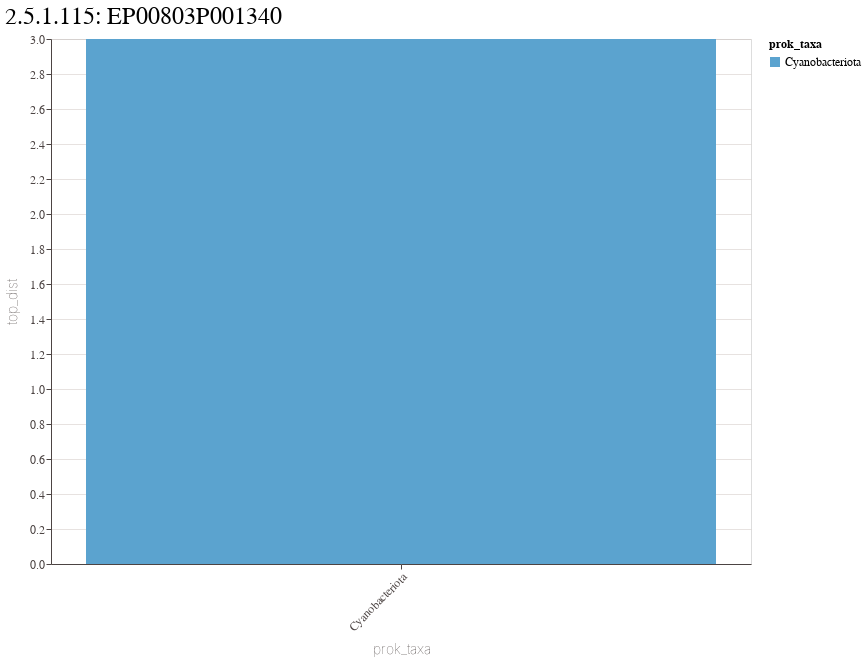
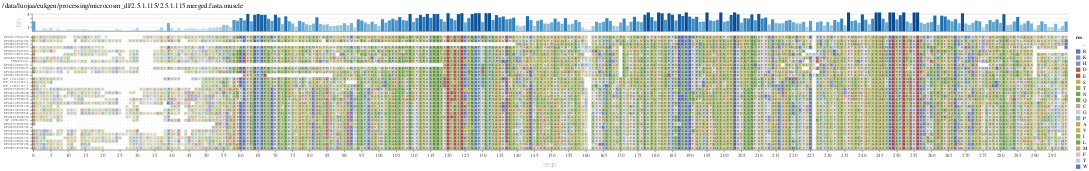

Notebook cell for these charts, in order:
### Code cell
microcosm_path = '/data/luojaa/eukgen/processing/microcosm_dl/'
system = next(systems)
#system = "EP01041P032404"
print(system)


# data = tree_data_mapped.loc[[system]].sort_values(by=['Score', 'c-ELW'], ascending=False)
# kogs, functions = data.Target, data.Description
# print(dict(zip(kogs, functions)))
data = tree_data_dl_mapped.loc[[system]].sort_values(by=['c-ELW'], ascending=False)
print(data.description.unique())
print(data.KOGS.unique())
    
clades = data.euk_clade_rep.unique()
print(f'System {system} has Eukaryotic clades {clades}')

clade = clades[0]

plot_data = data[data.euk_clade_rep == clade]

dist_bar = alt.Chart(data, title=f'{system}: {clade}').mark_bar().encode(
    x = alt.X('prok_taxa', sort=None, axis=alt.Axis(labelAngle=-45)),
    y = alt.Y('top_dist'),
    color = alt.Color('prok_taxa:O'),
    tooltip = alt.Tooltip(['top_dist', 'prok_clade_weight', 'prok_clade_size', 'prok_clade_rep', 'prok_leaf_clade'])
)

print(f'{microcosm_path}{system}/{system}.merged.fasta.muscle.treefile.annot')
tree = Tree(f'{microcosm_path}{system}/{system}.merged.fasta.muscle.treefile.annot')
annot_tree, tree_img = color_tree(tree, view_in_notebook=True)


from core_functions.altair_plots import plot_alignment
aln_file = f'{microcosm_path}{system}/{system}.merged.fasta.muscle'

#leaf_names = [leaf.name for leaf in trees[system].get_leaves()]
leaf_names = [leaf.name for leaf in tree.get_leaves()]

plot, aln_data = plot_alignment(aln_file, seqlimit=100, plot_range=(0,300), label_order=leaf_names)

\
print(f'Tree has {len(leaf_names)} leaves')
display(dist_bar)
display(data.drop(["euk_clade_size","euk_clade_weight","euk_leaf_clade","prok_clade_size","prok_clade_weight","prok_leaf_clade"], axis=1))#.iloc[:,[0,4,8,11,13,16,17,18,19,20,21,22,23,24,25,26,27,28,29,30,31]])
#display(pd.DataFrame(CDD_annot.loc[system]))
display(plot)
display(tree_img)

### Figure 1 — Vega-Lite specification as saved in the notebook (floating-point values rounded to 4 significant figures)
{"config": {"view": {"width": 700, "height": 525}, "title": {"fontSize": 24, "font": "Nunito", "fontWeight": 400, "anchor": "start", "color": "#000000"}, "axisX": {"domain": true, "domainColor": "#4c4443", "domainWidth": 1, "grid": true, "gridColor": "#cec5c1", "gridWidth": 0.5, "labelFont": "NanumGothic", "labelFontSize": 12, "labelColor": "#4c4443", "labelAngle": 0, "labelFlush": false, "tickColor": "#4c4443", "tickSize": 5, "titleFont": "NanumGothic", "titleFontWeight": 100, "titleColor": "#4c4443", "titleFontSize": 14, "titlePadding": 10}, "axisY": {"domain": true, "domainColor": "#4c4443", "domainWidth": 1, "grid": true, "gridColor": "#cec5c1", "gridWidth": 0.5, "labelFont": "NanumGothic", "labelFontSize": 12, "labelColor": "#4c4443", "labelAngle": 0, "tickColor": "#4c4443", "tickSize": 5, "titleFont": "NanumGothic", "titleFontWeight": 100, "titleColor": "#4c4443", "titleFontSize": 14, "titlePadding": 10}, "header": {"labelFont": "NanumGothic", "labelFontSize": 16, "titleFont": "NanumGothic", "titleFontSize": 16}, "range": {"category": ["#983550", "#cca389", "#c4ced4", "#6276ba", "#b25652", "#d8c7be", "#95b5c7", "#5e51ad", "#c27c63", "#e2d9e2", "#7297c1"], "diverging": ["#983550", "#cca389", "#c4ced4", "#6276ba", "#b25652", "#d8c7be", "#95b5c7", "#5e51ad", "#c27c63", "#e2d9e2", "#7297c1"], "sequential": ["#983550", "#cca389", "#c4ced4", "#6276ba", "#b25652", "#d8c7be", "#95b5c7", "#5e51ad", "#c27c63", "#e2d9e2", "#7297c1"]}, "legend": {"labelFont": "NanumGothic", "labelFontSize": 12, "symbolSize": 100, "titleFont": "NanumGothic", "titleFontSize": 12}, "area": {"fill": "#d8c7be"}, "circle": {"fill": "#d8c7be", "size": 40, "opacity": 1, "strokeWidth": 0.2, "stroke": "#4c4443", "scheme": "category20b"}, "line": {"color": "#d8c7be", "stroke": "#d8c7be", "strokeWidth": 1.5}, "trail": {"color": "#d8c7be", "stroke": "#d8c7be", "strokeWidth": 0, "size": 1}, "path": {"stroke": "#d8c7be", "strokeWidth": 0.5}, "point": {"color": "#d8c7be", "size": 40, "strokeWidth": 0.5}, "text": {"font": "NanumGothic", "color": "#d8c7be", "fontSize": 11, "align": "right", "size": 14}, "rule": {"color": "#b3aaa7"}, "bar": {"binSpacing": 1, "continuousBandSize": 10, "fill": "#d8c7be", "stroke": false}, "tick": {"color": "#d8c7be"}}, "data": {"name": "data-c618cd38c7aab8372eacf942b1429c02"}, "mark": {"type": "bar"}, "encoding": {"color": {"field": "prok_taxa", "type": "ordinal"}, "tooltip": [{"field": "top_dist", "type": "quantitative"}, {"field": "prok_clade_weight", "type": "quantitative"}, {"field": "prok_clade_size", "type": "quantitative"}, {"field": "prok_clade_rep", "type": "nominal"}, {"field": "prok_leaf_clade", "type": "nominal"}], "x": {"axis": {"labelAngle": -45}, "field": "prok_taxa", "sort": null, "type": "nominal"}, "y": {"field": "top_dist", "type": "quantitative"}}, "title": "2.5.1.115: EP00803P001340", "$schema": "https://vega.github.io/schema/vega-lite/v5.17.0.json", "datasets": {"data-c618cd38c7aab8372eacf942b1429c02": [{"euk_clade_rep": "EP00803P001340", "euk_clade_size": 76, "euk_clade_weight": 1.0, "euk_leaf_clade": false, "prok_clade_rep": "WP_224340883_1", "prok_clade_size": 72, "prok_clade_weight": 0.9583, "prok_leaf_clade": false, "prok_taxa": "Cyanobacteriota", "dist": 2.012, "top_dist": 1.0, "raw_stem_length": 1.022, "median_euk_leaf_dist": 1.014, "stem_length": 1.009, "logL": -1.0, "deltaL": -1.0, "bp-RELL": 1.0, "bp-RELL_accept": "+", "p-KH": 1.0, "p-KH_accept": "+", "p-SH": 1.0, "p-SH_accept": "+", "c-ELW": 1.0, "c-ELW_accept": "+", "p-AU": 1.0, "p-AU_accept": "+", "confidence": 0.9609, "KOGS": "K09833", "description": "homogentisate phytyltransferase"}, {"euk_clade_rep": "EP00264P014993", "euk_clade_size": 87, "euk_clade_weight": 0.5337, "euk_leaf_clade": false, "prok_clade_rep": "WP_224340883_1", "prok_clade_size": 72, "prok_clade_weight": 0.9583, "prok_leaf_clade": false, "prok_taxa": "Cyanobacteriota", "dist": 1.103, "top_dist": 2.0, "raw_stem_length": 0.04982, "median_euk_leaf_dist": 1.871, "stem_length": 0.02663, "logL": -1.0, "deltaL": -1.0, "bp-RELL": 1.0, "bp-RELL_accept": "+", "p-KH": 1.0, "p-KH_accept": "+", "p-SH": 1.0, "p-SH_accept": "+", "c-ELW": 1.0, "c-ELW_accept": "+", "p-AU": 1.0, "p-AU_accept": "+", "confidence": 0.9733, "KOGS": "K09833", "description": "homogentisate phytyltransferase"}]}}

### Figure 2 — Vega-Lite specification as saved in the notebook (floating-point values rounded to 4 significant figures; data arrays with more than 128 entries replaced by an {"elided": "..."} marker saying what was removed)
{"config": {"view": {"width": 700, "height": 525}, "title": {"fontSize": 24, "font": "Nunito", "fontWeight": 400, "anchor": "start", "color": "#000000"}, "axisX": {"domain": true, "domainColor": "#4c4443", "domainWidth": 1, "grid": true, "gridColor": "#cec5c1", "gridWidth": 0.5, "labelFont": "NanumGothic", "labelFontSize": 12, "labelColor": "#4c4443", "labelAngle": 0, "labelFlush": false, "tickColor": "#4c4443", "tickSize": 5, "titleFont": "NanumGothic", "titleFontWeight": 100, "titleColor": "#4c4443", "titleFontSize": 14, "titlePadding": 10}, "axisY": {"domain": true, "domainColor": "#4c4443", "domainWidth": 1, "grid": true, "gridColor": "#cec5c1", "gridWidth": 0.5, "labelFont": "NanumGothic", "labelFontSize": 12, "labelColor": "#4c4443", "labelAngle": 0, "tickColor": "#4c4443", "tickSize": 5, "titleFont": "NanumGothic", "titleFontWeight": 100, "titleColor": "#4c4443", "titleFontSize": 14, "titlePadding": 10}, "header": {"labelFont": "NanumGothic", "labelFontSize": 16, "titleFont": "NanumGothic", "titleFontSize": 16}, "range": {"category": ["#983550", "#cca389", "#c4ced4", "#6276ba", "#b25652", "#d8c7be", "#95b5c7", "#5e51ad", "#c27c63", "#e2d9e2", "#7297c1"], "diverging": ["#983550", "#cca389", "#c4ced4", "#6276ba", "#b25652", "#d8c7be", "#95b5c7", "#5e51ad", "#c27c63", "#e2d9e2", "#7297c1"], "sequential": ["#983550", "#cca389", "#c4ced4", "#6276ba", "#b25652", "#d8c7be", "#95b5c7", "#5e51ad", "#c27c63", "#e2d9e2", "#7297c1"]}, "legend": {"labelFont": "NanumGothic", "labelFontSize": 12, "symbolSize": 100, "titleFont": "NanumGothic", "titleFontSize": 12}, "area": {"fill": "#d8c7be"}, "circle": {"fill": "#d8c7be", "size": 40, "opacity": 1, "strokeWidth": 0.2, "stroke": "#4c4443", "scheme": "category20b"}, "line": {"color": "#d8c7be", "stroke": "#d8c7be", "strokeWidth": 1.5}, "trail": {"color": "#d8c7be", "stroke": "#d8c7be", "strokeWidth": 0, "size": 1}, "path": {"stroke": "#d8c7be", "strokeWidth": 0.5}, "point": {"color": "#d8c7be", "size": 40, "strokeWidth": 0.5}, "text": {"font": "NanumGothic", "color": "#d8c7be", "fontSize": 11, "align": "right", "size": 14}, "rule": {"color": "#b3aaa7"}, "bar": {"binSpacing": 1, "continuousBandSize": 10, "fill": "#d8c7be", "stroke": false}, "tick": {"color": "#d8c7be"}}, "vconcat": [{"data": {"name": "data-ff0ceb55bb1563245fd22648f850a76c"}, "mark": {"type": "bar"}, "encoding": {"color": {"field": "entropy", "legend": null, "type": "quantitative"}, "tooltip": {"field": "entropy", "type": "quantitative"}, "x": {"axis": {"grid": false, "labels": false, "ticks": false, "title": null}, "field": "seqn", "type": "ordinal"}, "y": {"axis": {"title": "bits", "values": [1, 2, 3, 4]}, "field": "entropy", "scale": {"domain": [0, 4]}, "type": "quantitative"}}, "height": 40, "width": 2392.0}, {"layer": [{"mark": {"type": "rect"}, "encoding": {"color": {"field": "res", "scale": {"domain": ["-", "R", "K", "H", "D", "E", "S", "T", "N", "Q", "C", "G", "P", "A", "V", "I", "L", "M", "F", "Y", "W"], "range": ["white", "#6276ba", "#7297c1", "#7297c1", "#b25652", "#b25652", "#b5b65e", "#94ae57", "#72a551", "#72a551", "#cca389", "#c4ced4", "#95b5c7", "#bfa764", "#b5b65e", "#94ae57", "#72a551", "#cca389", "#d8c7be", "#c4ced4", "#6276ba"]}, "type": "nominal"}, "opacity": {"field": "opacity", "legend": null, "type": "quantitative"}, "tooltip": [{"field": "sequence", "type": "nominal"}, {"field": "seqn", "type": "quantitative"}, {"field": "res", "type": "nominal"}, {"field": "entropy", "type": "quantitative"}], "x": {"axis": {"grid": false, "values": [0, 5, 10, 15, 20, 25, 30, 35, 40, 45, 50, 55, 60, 65, 70, 75, 80, 85, 90, 95, 100, 105, 110, 115, 120, 125, 130, 135, 140, 145, 150, 155, 160, 165, 170, 175, 180, 185, 190, 195, 200, 205, 210, 215, 220, 225, 230, 235, 240, 245, 250, 255, 260, 265, 270, 275, 280, 285, 290, 295]}, "field": "seqn", "type": "ordinal"}, "y": {"axis": {"grid": false, "labelFontSize": 8, "labelLimit": 1000, "title": null}, "field": "sequence", "sort": ["EP00237P012599", "EP00264P014993", "EP00882P007751", "EP00165P002575", "EP00282P016615", "EP01039P011076", "EP00667P007094", "CEM03342.1", "EP00322P012311", "EP00592P020115", "EP00440P010916", "EP00614P024051", "WP_224340883_1", "WP_062242826_1", "WP_168567553_1", "EP00325P020378", "EP00522P006990", "EP00282P008230", "EP00182P000278", "EP00439P035058", "EP00803P001340", "EP00210P005878", "EP00850P020848", "EP00891P006310", "XP_005848085.1", "EP00793P007047", "EP00206P005301", "EP00205P001350", "EP00798P026829", "EP00199P001743", "EP00879P014324", "EP00892P007286", "EP00893P005268"], "type": "ordinal"}}}, {"mark": {"type": "text", "align": "center", "color": "black", "fontSize": 6.5}, "encoding": {"opacity": {"field": "opacity", "legend": null, "type": "quantitative"}, "text": {"field": "res", "type": "nominal"}, "x": {"axis": {"grid": false, "values": [0, 5, 10, 15, 20, 25, 30, 35, 40, 45, 50, 55, 60, 65, 70, 75, 80, 85, 90, 95, 100, 105, 110, 115, 120, 125, 130, 135, 140, 145, 150, 155, 160, 165, 170, 175, 180, 185, 190, 195, 200, 205, 210, 215, 220, 225, 230, 235, 240, 245, 250, 255, 260, 265, 270, 275, 280, 285, 290, 295]}, "field": "seqn", "type": "ordinal"}, "y": {"axis": {"grid": false, "labelFontSize": 8, "labelLimit": 1000, "title": null}, "field": "sequence", "sort": ["EP00237P012599", "EP00264P014993", "EP00882P007751", "EP00165P002575", "EP00282P016615", "EP01039P011076", "EP00667P007094", "CEM03342.1", "EP00322P012311", "EP00592P020115", "EP00440P010916", "EP00614P024051", "WP_224340883_1", "WP_062242826_1", "WP_168567553_1", "EP00325P020378", "EP00522P006990", "EP00282P008230", "EP00182P000278", "EP00439P035058", "EP00803P001340", "EP00210P005878", "EP00850P020848", "EP00891P006310", "XP_005848085.1", "EP00793P007047", "EP00206P005301", "EP00205P001350", "EP00798P026829", "EP00199P001743", "EP00879P014324", "EP00892P007286", "EP00893P005268"], "type": "ordinal"}}}], "data": {"name": "data-2aabee21f22864a12e18b05636aeabc1"}, "height": 264, "width": 2392.0}], "resolve": {"legend": {"angle": "independent"}}, "spacing": 8, "title": {"text": "/data/luojaa/eukgen/processing/microcosm_dl/2.5.1.115/2.5.1.115.merged.fasta.muscle", "fontSize": 16}, "$schema": "https://vega.github.io/schema/vega-lite/v5.17.0.json", "datasets": {"data-ff0ceb55bb1563245fd22648f850a76c": {"elided": "300 records"}, "data-2aabee21f22864a12e18b05636aeabc1": {"elided": "9900 records"}}}
